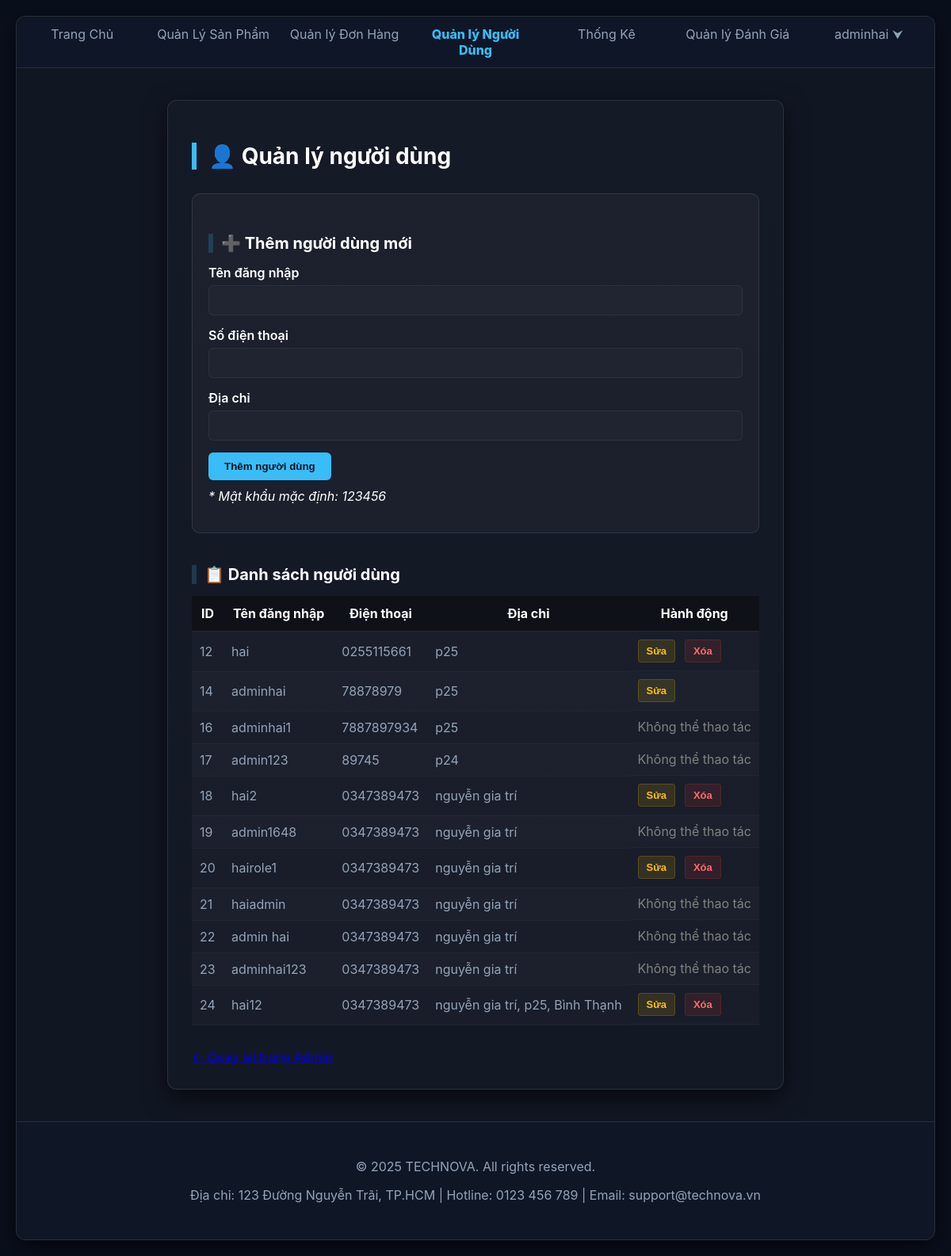
/WebBanHang/admin/quanlynguoidung.php (signed in), run on the app's committed database.
### tables this page shows
CREATE TABLE `users` (
  `id` int(11) NOT NULL,
  `username` varchar(50) NOT NULL,
  `user_id` int(11) NOT NULL,
  `password` varchar(100) NOT NULL,
  `phone` varchar(20) DEFAULT NULL,
  `address` varchar(255) DEFAULT NULL,
  `email` longtext NOT NULL,
  `role` varchar(20) NOT NULL DEFAULT 'user',
  `balance` int(11) DEFAULT 0
);

### WebBanHang/admin/quanlynguoidung.php (the view, shortened to what this page needs)
<?php
$current_page = 'quanlynguoidung';
$currentAdmin = $_SESSION["user"]["username"];
$conn = new mysqli("localhost", "root", "", "webbh");
$users = $conn->query("SELECT * FROM users");
?>
<!DOCTYPE html>
<html lang="vi">
<head>
    <link rel="stylesheet" href="admin.css?v=2">
</head>
<body>
<div id="fox">
    <div id="fox-nav">
        <ul>
            <li><a href="admin.php">Trang Chủ</a></li>
            <li><a href="quanlysanpham.php">Quản Lý Sản Phẩm</a></li>
            <li><a href="quanlydonHang.php">Quản lý Đơn Hàng</a></li>
            <li><a href="quanlynguoidung.php" class="<?= ($current_page == 'quanlynguoidung') ? 'active' : '' ?>">Quản lý Người Dùng</a></li>
            <li><a href="quanlythongke.php">Thống Kê</a></li>
            <li><a href="quanlydanhgia.php">Quản lý Đánh Giá</a></li>
            <?php if (!isset($_SESSION["user"])): ?>
            <li><a href="../Login/Login.php">Đăng nhập</a></li>
        <?php else: ?>
            <?php $username = htmlspecialchars($_SESSION["user"]["username"]); ?>
            <li class="user-dropdown">
                <a href="#" id="user-toggle"><?= $username ?> ⮟</a>
            </li>
        <?php endif; ?>
        </ul>
    </div>
    <div class="admin-container">
        <h2>👤 Quản lý người dùng</h2>
        <div class="form-section">
            <h3>➕ Thêm người dùng mới</h3>
            <form method="POST">
                <label>Tên đăng nhập</label>
                <input type="text" name="username" required>
                <label>Số điện thoại</label>
                <input type="text" name="phone" required>
                <label>Địa chỉ</label>
                <input type="text" name="address" required>
                <button type="submit" name="add_user">Thêm người dùng</button>
            </form>
            <p style="margin-top: 10px;"><em>* Mật khẩu mặc định: 123456</em></p>
        </div>
        <h3 style="margin-top: 40px;">📋 Danh sách người dùng</h3>
        <table class="admin-table">
            <thead>
                <tr>
                    <th>ID</th><th>Tên đăng nhập</th><th>Điện thoại</th><th>Địa chỉ</th><th>Hành động</th>
                </tr>
            </thead>
            <tbody>
            <?php while ($row = $users->fetch_assoc()): ?>
                <?php
                $isAdmin = stripos($row["username"], "admin") !== false;
                $isCurrent = strtolower($row["username"]) === strtolower($currentAdmin);
                ?>
                <tr>
                    <form method="POST">
                        <td><?= $row["id"] ?></td>
                        <td><?= htmlspecialchars($row["username"]) ?></td>
                        <td>
                            <span class="display-field"><?= htmlspecialchars($row["phone"]) ?></span>
                        </td>
                        <td>
                            <span class="display-field"><?= htmlspecialchars($row["address"]) ?></span>
                        </td>
                        <td class="action-buttons">
                            <?php if (!$isAdmin || $isCurrent): ?>
                                <button type="button" class="btn-edit edit-toggle">Sửa</button>
                                <?php if (!$isCurrent): ?>
                                    <button type="submit" name="delete_user" class="btn-delete">Xóa</button>
                                <?php endif; ?>
                            <?php else: ?>
                                <span style="color: gray;">Không thể thao tác</span>
                            <?php endif; ?>
                        </td>
                    </form>
                </tr>
            <?php endwhile; ?>
            </tbody>
        </table>
        <div style="margin-top: 30px;">
            <a href="admin.php" class="btn">← Quay lại trang Admin</a>
        </div>
    </div>
    <div id="fox-footer">
        <p>© 2025 TECHNOVA. All rights reserved.</p>
        <p>Địa chỉ: 123 Đường Nguyễn Trãi, TP.HCM | Hotline: 0123 456 789 | Email: support@technova.vn</p>
    </div>
</div>
</body>
</html>

### WebBanHang/admin/admin.css (style rules this page uses)
:root { --bg-dark: #0a0f1c; --text-primary: #ffffff; --text-secondary: #94a3b8; --accent: #38bdf8; --accent-glow: rgba(56, 189, 248, 0.5); --glass-bg: rgba(255, 255, 255, 0.03); --glass-border: rgba(255, 255, 255, 0.1); --card-hover: rgba(255, 255, 255, 0.08); --font-main: 'Inter', sans-serif; }
body { font-family: var(--font-main); background-color: var(--bg-dark); color: var(--text-primary); margin: 20px; padding: 0; }
#fox { margin: auto; background: var(--glass-bg); border: 1px solid var(--glass-border); box-shadow: 0 8px 30px rgba(0,0,0,0.6); color: var(--text-primary); border-radius: 12px; overflow: hidden; min-height: 85vh; display: flex; flex-direction: column; }
#fox-nav { background: rgba(15, 23, 42, 0.75); backdrop-filter: blur(6px); border-bottom: 1px solid var(--glass-border); }
#fox-nav ul { list-style: none; display: flex; justify-content: center; padding: 0; margin: 0; }
#fox-nav ul li { flex: 1; text-align: center; }
#fox-nav ul li a { color: var(--text-secondary); text-decoration: none; display: inline-block; padding: 12px 10px; transition: color 0.25s ease, text-shadow 0.25s ease; }
#fox-nav ul li a.active { color: #38bdf8 ; font-weight: 800 ; }
.admin-container { max-width: 1100px; margin: 40px auto; background: linear-gradient(180deg, rgba(255,255,255,0.02), rgba(255,255,255,0.01)); border: 1px solid var(--glass-border); padding: 30px; border-radius: 12px; box-shadow: 0 10px 30px rgba(0,0,0,0.6); color: var(--text-primary); }
.admin-container h2 { font-size: 28px; color: var(--text-primary); text-align: left; margin-bottom: 20px; border-left: 6px solid var(--accent); padding-left: 15px; }
.admin-container h3 { margin-top: 30px; margin-bottom: 15px; color: var(--text-primary); border-left: 6px solid rgba(56,189,248,0.2); padding-left: 10px; font-size: 20px; }
.admin-table { background-color: rgba(255,255,255,0.02); color: var(--text-primary); width: 100%; border-collapse: collapse; }
.admin-table th { background-color: rgba(0,0,0,0.45); color: var(--text-primary); padding: 12px; text-align: center; border-bottom: 1px solid var(--glass-border); }
.admin-table td { padding: 10px; border-bottom: 1px solid rgba(255,255,255,0.03); color: var(--text-secondary); vertical-align: middle; }
.admin-table tbody tr:nth-child(even) { background-color: rgba(255,255,255,0.01); }
.action-buttons { display: flex; gap: 12px; }
.btn-edit { background-color: rgba(255,193,7,0.12); color: #ffc107; border: 1px solid rgba(255,193,7,0.2); }
.btn-delete { background-color: rgba(229,57,53,0.12); color: #ff6b6b; border: 1px solid rgba(229,57,53,0.2); }
.form-section { margin-top: 30px; padding: 20px; background-color: rgba(255,255,255,0.03); border: 1px solid var(--glass-border); border-radius: 10px; }
form label { display: block; margin-bottom: 6px; font-weight: 600; color: var(--text-primary); }
form input[type="text"], form input[type="number"], form input[type="url"], form textarea, form select { width: 100%; padding: 10px; margin-bottom: 15px; border: 1px solid rgba(255,255,255,0.06); border-radius: 6px; font-size: 14px; box-sizing: border-box; background-color: rgba(255,255,255,0.02); color: var(--text-primary); }
form input::placeholder, form textarea::placeholder { color: rgba(148,163,184,0.6); }
form button { padding: 10px 20px; background-color: var(--accent); color: var(--bg-dark); border: none; border-radius: 6px; font-weight: 700; cursor: pointer; transition: box-shadow 0.2s ease, transform 0.12s ease; }
#fox-footer { background: rgba(15, 23, 42, 0.7); color: var(--text-secondary); border-top: 1px solid var(--glass-border); padding: 30px 10px; text-align: center; margin-top: auto; }
.btn-edit, .btn-delete { display: inline-block; padding: 6px 10px; font-size: 13px; border-radius: 4px; text-decoration: none; font-weight: 700; }
.btn-edit { background-color: rgba(255,193,7,0.12); color: #ffc107; border: 1px solid rgba(255,193,7,0.18); }
.btn-delete { background-color: rgba(229,57,53,0.12); color: #ff6b6b; border: 1px solid rgba(229,57,53,0.18); }
.user-dropdown { position: relative; cursor: pointer; }

### data on the page
users: id "12", username "hai", phone "0255115661", address "p25", shows "Sửa", shows "Xóa"
users: id "14", username "adminhai", phone "78878979", address "p25", shows "Sửa"
users: id "16", username "adminhai1", phone "7887897934", address "p25", shows "Không thể thao tác"
users: id "17", username "admin123", phone "89745", address "p24", shows "Không thể thao tác"
users: id "18", username "hai2", phone "0347389473", address "nguyễn gia trí", shows "Sửa", shows "Xóa"
users: id "19", username "admin1648", phone "0347389473", address "nguyễn gia trí", shows "Không thể thao tác"
users: id "20", username "hairole1", phone "0347389473", address "nguyễn gia trí", shows "Sửa", shows "Xóa"
users: id "21", username "haiadmin", phone "0347389473", address "nguyễn gia trí", shows "Không thể thao tác"
users: id "22", username "admin hai", phone "0347389473", address "nguyễn gia trí", shows "Không thể thao tác"
users: id "23", username "adminhai123", phone "0347389473", address "nguyễn gia trí", shows "Không thể thao tác"
users: id "24", username "hai12", phone "0347389473", address "nguyễn gia trí, p25, Bình Thạnh", shows "Sửa", shows "Xóa"

### other printed values
$username "adminhai"
